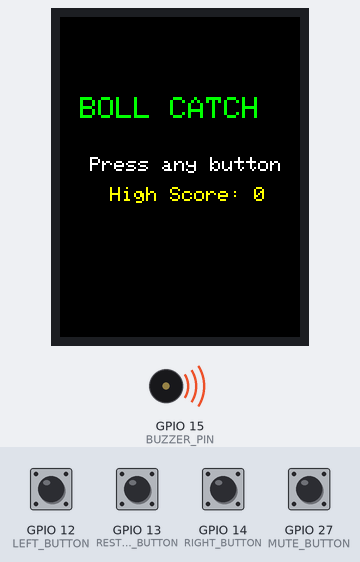
This sketch was run on a simulated ESP32. Parts: 240×320 colour display, buzzer (waves = sounding). The inputs (shaded band) are chosen by the test bench; at power-on: GPIO 12 (LEFT_BUTTON), GPIO 13 (RESTART_BUTTON), GPIO 14 (RIGHT_BUTTON), GPIO 27 (MUTE_BUTTON) HIGH. Random numbers use the default seed unless the sketch sets one; EEPROM starts erased.

Above: at 1.0 s.
1.1 s: GPIO 12 (LEFT_BUTTON) pulled LOW for 0.15 s
1.8 s: GPIO 14 (RIGHT_BUTTON) pulled LOW for 0.15 s
At 2.26 s:
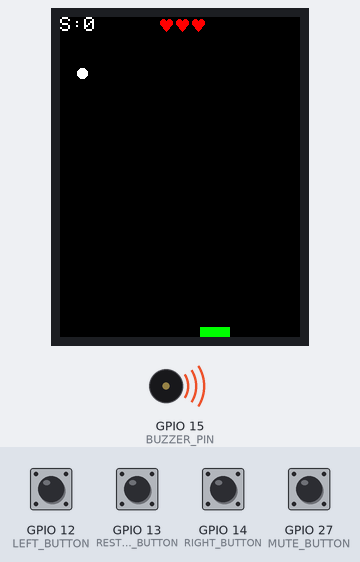
2.5 s: GPIO 27 (MUTE_BUTTON) pulled LOW for 0.15 s
At 2.98 s:
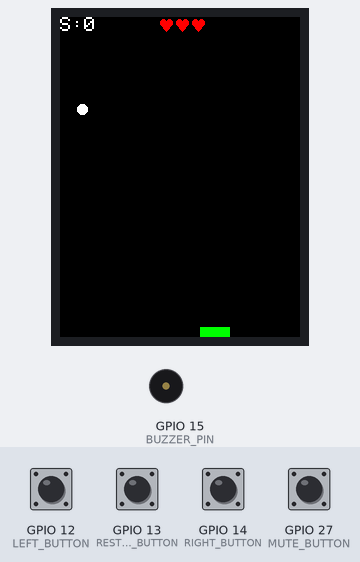
3.2 s: GPIO 12 (LEFT_BUTTON) pulled LOW for 1 s
At 3.61 s:
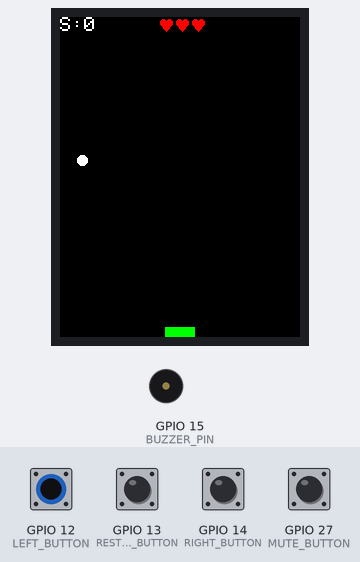
4.8 s: GPIO 14 (RIGHT_BUTTON) pulled LOW for 1 s
At 5.49 s:
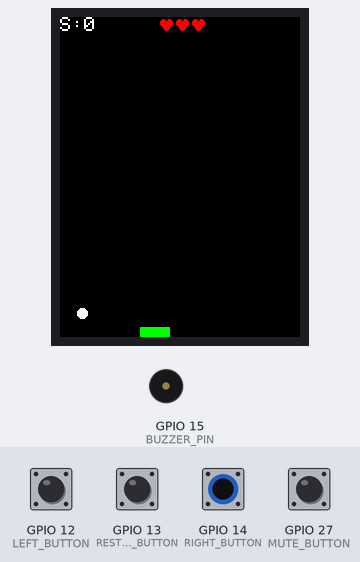
6.4 s: GPIO 27 (MUTE_BUTTON) pulled LOW for 1 s
At 17.0 s:
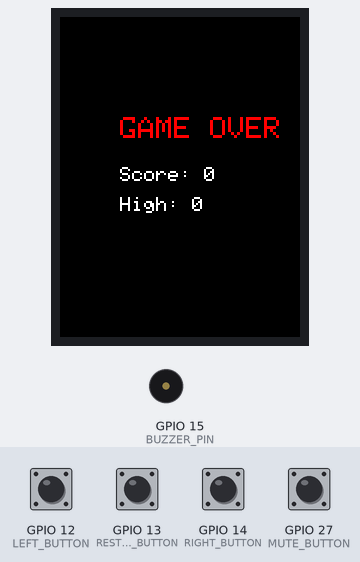
Timing chart, 0 to 18.0 s (numbered marks = the images above; inputs shaded):
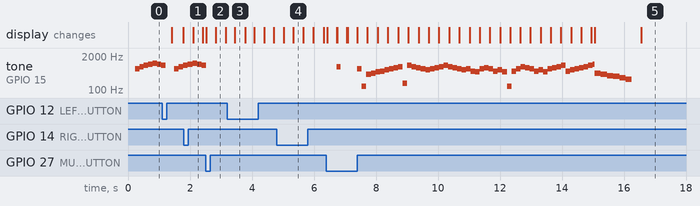

Measured:
- after the input at 6.4 s, tone on GPIO 15 (BUZZER_PIN): plays 784 Hz for 0.14 s, 659 Hz for 0.15 s, 140 Hz for 0.15 s, 392 Hz for 0.15 s, 440 Hz for 0.15 s, 494 Hz for 0.15 s … (60 notes in this stretch), starting after 0.33 s

The sketch:

objectdroping.ino
```cpp
#include <Adafruit_GFX.h>
#include <Adafruit_ST7789.h>
#include <SPI.h>
#include <EEPROM.h>

#define TFT_CS 5
#define TFT_DC 2
#define TFT_RST 4
Adafruit_ST7789 tft = Adafruit_ST7789(TFT_CS, TFT_DC, TFT_RST);

#define LEFT_BUTTON 12
#define RIGHT_BUTTON 14
#define RESTART_BUTTON 13
#define BUZZER_PIN 15
#define MUTE_BUTTON 27

int playerX = 120;
int playerY = 310;
int playerWidth = 30;
int playerHeight = 10;
int playerSpeed = 5;
int lives = 3;
int score = 0;
int highScore = 0;
bool gameOver = false;
bool muted = false;

#define EEPROM_ADDR 0
#define MAX_OBJECTS 3
#define OBJECT_SIZE 10

int objectX[MAX_OBJECTS];
int objectY[MAX_OBJECTS];
int objectType[MAX_OBJECTS];
int activeObjects = 1;

unsigned long lastToneTime = 0;
int toneIndex = 0;
// int bgTune[] = {262, 294, 330, 392, 330, 294, 262, 0};
// int bgDuration = 150;
int bgTune[] = {
  659, 784, 880, 988, 1047, 988, 880, 784, 659, 140,
  392, 440, 494, 523, 587, 659, 698, 784,
  180, 880, 784, 698, 659, 587, 659, 698, 784,
  880, 784, 698, 659, 587, 659, 523, 494,
  659, 698, 659, 523, 587, 494, 140,
  523, 659, 784, 698, 659, 523,
  587, 494, 659, 698, 784, 880,
  523, 587, 659, 698, 784, 880, 988,
  880, 784, 698, 659, 587, 523,
  659, 523, 659, 698, 880, 0
};
int bgDuration = 140;

void beep(int freq, int duration) {
  if (muted) return;
  tone(BUZZER_PIN, freq, duration);
  delay(duration);
  noTone(BUZZER_PIN);
}

void playBGMusic() {
  if (muted || millis() - lastToneTime < bgDuration) return;
  tone(BUZZER_PIN, bgTune[toneIndex], bgDuration);
  lastToneTime = millis();
  toneIndex = (toneIndex + 1) % (sizeof(bgTune) / sizeof(int));
}

void stopMusic() {
  noTone(BUZZER_PIN);
}

void drawHeart(int x, int y, uint16_t color) {
  tft.fillCircle(x + 3, y + 3, 3, color);
  tft.fillCircle(x + 9, y + 3, 3, color);
  tft.fillTriangle(x, y + 4, x + 12, y + 4, x + 6, y + 12, color);
}

void showMainMenu() {
  tft.setRotation(0);
  EEPROM.get(EEPROM_ADDR, highScore);
  if (highScore > 9999 || highScore < 0) highScore = 0;
  tft.fillScreen(ST77XX_BLACK);
  tft.setTextColor(ST77XX_GREEN);
  tft.setTextSize(3);
  tft.setCursor(20, 80);
  tft.println("BOLL CATCH ");

  tft.setTextSize(2);
  tft.setCursor(30, 140);
  tft.setTextColor(ST77XX_WHITE);
  tft.println("Press any button");

  tft.setCursor(50, 170);
  tft.setTextColor(ST77XX_YELLOW);
  tft.print("High Score: ");
  tft.print(highScore);

  while (digitalRead(LEFT_BUTTON) == HIGH && digitalRead(RIGHT_BUTTON) == HIGH && digitalRead(RESTART_BUTTON) == HIGH) {
    playBGMusic();
    delay(10);
  }

  delay(300);
  startGame();
}

void startGame() {
  score = 0;
  lives = 3;
  gameOver = false;
  playerWidth = 30;
  playerX = 120;
  toneIndex = 0;
  tft.fillScreen(ST77XX_BLACK);
  spawnInitialObjects();
}

void spawnInitialObjects() {
  for (int i = 0; i < MAX_OBJECTS; i++) {
    objectY[i] = random(-100 * i, 0);
    bool valid = false;
    while (!valid) {
      objectX[i] = random(0, 240 - OBJECT_SIZE);
      valid = true;
      for (int j = 0; j < i; j++) {
        if (abs(objectX[i] - objectX[j]) < 30) {
          valid = false;
          break;
        }
      }
    }
    //     int randVal = random(100);
    // if (randVal < 60) objectType[i] = 0;              // Normal white ball
    // else if (randVal < 70) objectType[i] = 1;         // Extra life
    // else if (randVal < 80) objectType[i] = 2;         // +5 points
    // else if (randVal < 90) objectType[i] = 3;         // -1 life
    // else if (randVal < 95) objectType[i] = 4;         // Bigger player
    // else if (randVal < 98) objectType[i] = 5;         // Smaller player
    // else objectType[i] = 6;                           // Bomb (Game over)

    int randVal = random(100);
    if (randVal < 70) objectType[i] = 0;       // White normal
    else if (randVal < 73) objectType[i] = 1;  // Extra life (less)
    else if (randVal < 76) objectType[i] = 2;  // +5 points (less)
    else if (randVal < 86) objectType[i] = 3;  // -1 life
    else if (randVal < 88) objectType[i] = 4;  // Bigger player (rare)
    else if (randVal < 90) objectType[i] = 5;  // Smaller player (rare)
    else objectType[i] = 6;                    // Red bomb
  }
}

void drawPlayer() {
  tft.fillRect(playerX, playerY, playerWidth, playerHeight, ST77XX_GREEN);
}

void drawObject(int i) {
  uint16_t color;
  switch (objectType[i]) {
    case 0: color = ST77XX_WHITE; break;
    case 1: color = ST77XX_MAGENTA; break;
    case 2: color = ST77XX_YELLOW; break;
    case 3: color = ST77XX_ORANGE; break;
    case 4: color = ST77XX_BLUE; break;
    case 5: color = ST77XX_CYAN; break;
    case 6: color = ST77XX_RED; break;
  }
  tft.fillCircle(objectX[i] + OBJECT_SIZE / 2, objectY[i] + OBJECT_SIZE / 2, OBJECT_SIZE / 2, color);
}

void drawScoreAndLives() {
  tft.fillRect(0, 0, 240, 20, ST77XX_BLACK);
  tft.setCursor(0, 0);
  tft.setTextColor(ST77XX_WHITE);
  tft.setTextSize(2);
  tft.print("S:");
  tft.print(score);

  for (int i = 0; i < lives; i++) {
    drawHeart(100 + i * 16, 2, ST77XX_RED);
  }
}

void resetObject(int i) {
  objectY[i] = random(-100, 0);
  bool valid = false;
  while (!valid) {
    objectX[i] = random(0, 240 - OBJECT_SIZE);
    valid = true;
    for (int j = 0; j < MAX_OBJECTS; j++) {
      if (j != i && abs(objectX[i] - objectX[j]) < 30) {
        valid = false;
        break;
      }
    }
  }


  int randVal = random(100);
  if (randVal < 60) objectType[i] = 0;       // Normal white ball
  else if (randVal < 70) objectType[i] = 1;  // Extra life
  else if (randVal < 80) objectType[i] = 2;  // +5 points
  else if (randVal < 90) objectType[i] = 3;  // -1 life
  else if (randVal < 95) objectType[i] = 4;  // Bigger player
  else if (randVal < 98) objectType[i] = 5;  // Smaller player
  else objectType[i] = 6;
}

void explosionEffect() {
  int centerX = playerX + playerWidth / 2;
  int centerY = playerY;
  for (int r = 4; r <= 50; r += 2) {
    tft.fillCircle(centerX, centerY, r, ST77XX_RED);
    if (!muted) tone(BUZZER_PIN, 200, 100);
    delay(500);
    tft.fillCircle(centerX, centerY, r, ST77XX_BLACK);
    delay(300);
  }
}

// void applyObjectEffect(int type) {
//   switch (type) {
//     case 0: score++; beep(1000, 100); break;
//     case 1: if (lives < 5) lives++; beep(1500, 100); break;
//     case 2: score += 5; beep(1200, 100); break;
//     case 3: lives--; beep(300, 200); if (lives <= 0) gameOver = true; break;
//     case 4: playerWidth = min(playerWidth + 10, 50); beep(1600, 100); break;
//     case 5: playerWidth = max(playerWidth - 10, 15); beep(400, 100); break;
//     case 6: explosionEffect(); gameOver = true; break;
//   }
// }
void applyObjectEffect(int type) {
  switch (type) {
    case 0:
      score++;
      beep(1000, 100);
      break;

    case 1:
      if (lives < 5) lives++;
      // 🎵 Happy sound for gaining a life
      beep(1800, 80);
      delay(50);
      beep(2200, 80);
      break;

    case 2:
      score += 2;
      beep(1200, 100);
      break;

    case 3:
      lives--;
      beep(300, 200);
      if (lives <= 0) gameOver = true;
      break;

    case 4:
      playerWidth = min(playerWidth + 10, 50);
      beep(1600, 100);
      break;

    case 5:
      playerWidth = max(playerWidth - 10, 15);
      beep(400, 100);
      break;

    case 6:  // 💣 Red bomb (game over) with sad tune
      explosionEffect();
      if (!muted) {
        int sadTune[] = { 440, 392, 349, 330, 294, 262, 0 };
        for (int i = 0; i < 7; i++) {
          tone(BUZZER_PIN, sadTune[i], 200);
          delay(200);
        }
      }
      gameOver = true;
      break;
  }
}


void loop() {
  if (gameOver) {
    playSadTune();  // 🎵 Play sad music at game over
    tft.fillScreen(ST77XX_BLACK);
    tft.setTextColor(ST77XX_RED);
    tft.setTextSize(3);
    tft.setCursor(60, 100);
    tft.println("GAME OVER");

    tft.setTextSize(2);
    tft.setCursor(60, 150);
    tft.setTextColor(ST77XX_WHITE);
    tft.print("Score: ");
    tft.print(score);

    if (score > highScore) {
      highScore = score;
      EEPROM.put(EEPROM_ADDR, highScore);
    }

    tft.setCursor(60, 180);
    tft.print("High: ");
    tft.print(highScore);
    stopMusic();

    while (digitalRead(RESTART_BUTTON) == HIGH) delay(10);
    delay(300);
    showMainMenu();
    return;
  }

  tft.fillRect(playerX, playerY, playerWidth, playerHeight, ST77XX_BLACK);

  if (digitalRead(LEFT_BUTTON) == LOW && playerX > 0) playerX -= playerSpeed;
  if (digitalRead(RIGHT_BUTTON) == LOW && playerX < (240 - playerWidth)) playerX += playerSpeed;

  if (digitalRead(MUTE_BUTTON) == LOW) {
    muted = !muted;
    delay(300);
  }

  // if (score > 10) {
  //   activeObjects = 2;
  //   playerSpeed = 6;
  // }
  // if (score > 20) activeObjects = 3;
  if (score > 30) activeObjects = 3;
  else if (score > 20) activeObjects = 3;
  else if (score > 10) activeObjects = 2;
  else activeObjects = 1;

  for (int i = 0; i < activeObjects; i++) {
    tft.fillCircle(objectX[i] + OBJECT_SIZE / 2, objectY[i] + OBJECT_SIZE / 2, OBJECT_SIZE / 2, ST77XX_BLACK);
    objectY[i] += 3;
    ;

    if (objectY[i] > 320) {
      if (objectType[i] == 0 || objectType[i] == 2 || objectType[i] == 1) {
        lives--;
        if (lives <= 0) gameOver = true;
      }
      resetObject(i);
      continue;
    }

    if (objectY[i] + OBJECT_SIZE >= playerY && objectY[i] <= playerY + playerHeight && objectX[i] + OBJECT_SIZE >= playerX && objectX[i] <= playerX + playerWidth) {
      applyObjectEffect(objectType[i]);
      resetObject(i);
    }

    drawObject(i);
  }

  drawPlayer();
  drawScoreAndLives();
  playBGMusic();
  delay(30);
}

void setup() {
  pinMode(LEFT_BUTTON, INPUT_PULLUP);
  pinMode(RIGHT_BUTTON, INPUT_PULLUP);
  pinMode(RESTART_BUTTON, INPUT_PULLUP);
  pinMode(MUTE_BUTTON, INPUT_PULLUP);
  pinMode(BUZZER_PIN, OUTPUT);
  EEPROM.begin(10);
  tft.init(240, 320);
  tft.setRotation(0);
  showMainMenu();
}
void playSadTune() {
  if (!muted) {
    int sadTune[] = { 440, 392, 349, 330, 294, 262, 0 };
    for (int i = 0; i < 7; i++) {
      tone(BUZZER_PIN, sadTune[i], 200);
      delay(200);
    }
  }
}
```
